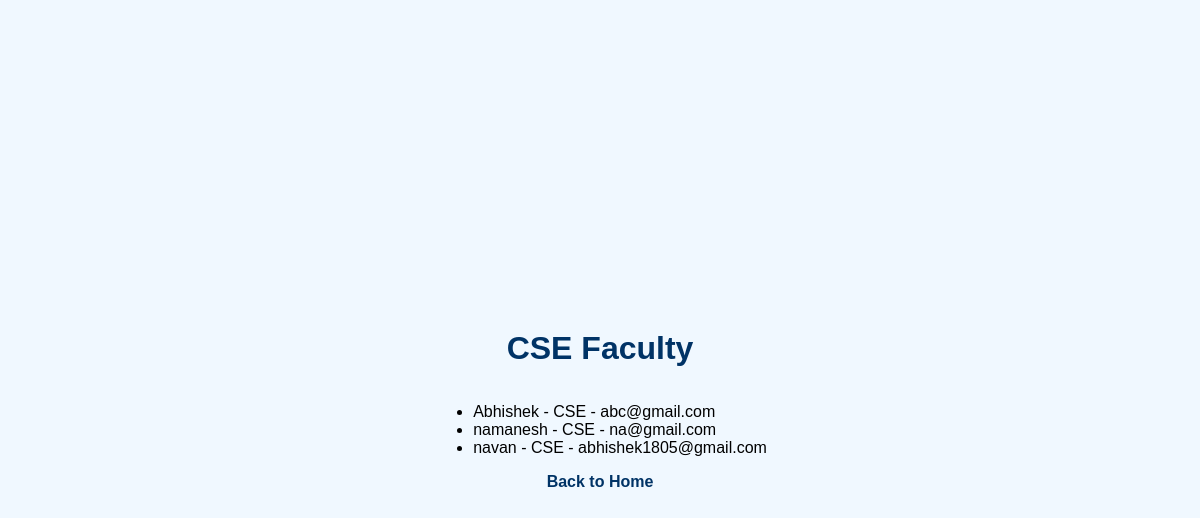
Screenshot of /department/CSE (signed in) with the database file from the repository.
### tables this page shows
CREATE TABLE faculty (
                        id INTEGER PRIMARY KEY AUTOINCREMENT,
                        name TEXT NOT NULL,
                        department TEXT NOT NULL,
                        email TEXT UNIQUE NOT NULL);

### app.py (the view)
@app.route('/department/<string:department>')
def department_faculty(department):
    if 'user_id' not in session:
        return redirect(url_for('login'))
    with connect_db() as conn:
        cursor = conn.execute("SELECT * FROM faculty WHERE department=?", (department,))
        faculties = cursor.fetchall()
    return render_template('department_faculty.html', department=department, faculties=faculties)

### app.py (called while the page is built)
def connect_db():
    return sqlite3.connect("faculty.db")

### templates/department_faculty.html (shortened to what this page needs)
<!DOCTYPE html>
<html>
<head>
    <link rel="stylesheet" href="{{ url_for('static', filename='style.css') }}">
</head>
<body>
    <h1>{{ department }} Faculty</h1>
    <ul>
        {% for faculty in faculties %}
        <li>{{ faculty[1] }} - {{ faculty[2] }} - {{ faculty[3] }}</li>
        {% endfor %}
    </ul>
    <a href="{{ url_for('home') }}">Back to Home</a>
</body>
</html>

### static/style.css (style rules this page uses)
body { font-family: Arial, sans-serif; background-color: #f0f8ff; margin: 0; padding: 0; display: flex; justify-content: center; align-items: center; flex-direction: column; min-height: 100vh; }
h1 { color: #003366; text-align: center; margin-bottom: 20px; font-size: 2rem; }
a { color: #003366; text-decoration: none; font-weight: bold; }

### rows the page displays
faculty: name "Abhishek", department "CSE", email "abc@gmail.com"
faculty: name "namanesh", department "CSE", email "na@gmail.com"
faculty: name "navan", department "CSE", email "abhishek1805@gmail.com"

### other values shown
{{ department }} "CSE"
